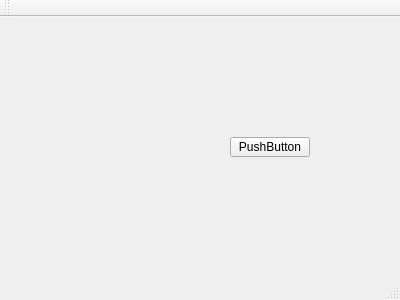
<?xml version="1.0" encoding="UTF-8"?>
<ui version="4.0">
 <class>MainWindow</class>
 <widget class="QMainWindow" name="MainWindow">
  <property name="geometry">
   <rect>
    <x>0</x>
    <y>0</y>
    <width>400</width>
    <height>300</height>
   </rect>
  </property>
  <property name="windowTitle">
   <string>MainWindow</string>
  </property>
  <widget class="QWidget" name="centralWidget">
   <widget class="QPushButton" name="pushButton">
    <property name="geometry">
     <rect>
      <x>230</x>
      <y>120</y>
      <width>80</width>
      <height>20</height>
     </rect>
    </property>
    <property name="text">
     <string>PushButton</string>
    </property>
   </widget>
  </widget>
  <widget class="QMenuBar" name="menuBar">
   <property name="geometry">
    <rect>
     <x>0</x>
     <y>0</y>
     <width>400</width>
     <height>22</height>
    </rect>
   </property>
  </widget>
  <widget class="QToolBar" name="mainToolBar">
   <attribute name="toolBarArea">
    <enum>TopToolBarArea</enum>
   </attribute>
   <attribute name="toolBarBreak">
    <bool>false</bool>
   </attribute>
  </widget>
  <widget class="QStatusBar" name="statusBar"/>
 </widget>
 <layoutdefault spacing="6" margin="11"/>
 <resources/>
 <connections/>
</ui>
